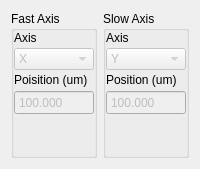
        <widget class="QWidget" name="tab_9">
         <attribute name="title">
          <string>NanoStage Settings</string>
         </attribute>
         <layout class="QHBoxLayout" name="horizontalLayout_9">
          <item>
           <widget class="QGroupBox" name="groupBox">
            <property name="title">
             <string>Fast Axis</string>
            </property>
            <layout class="QVBoxLayout" name="verticalLayout_2">
             <property name="spacing">
              <number>0</number>
             </property>
             <property name="leftMargin">
              <number>0</number>
             </property>
             <property name="topMargin">
              <number>0</number>
             </property>
             <property name="rightMargin">
              <number>0</number>
             </property>
             <property name="bottomMargin">
              <number>0</number>
             </property>
             <item>
              <layout class="QVBoxLayout" name="verticalLayout">
               <property name="spacing">
                <number>3</number>
               </property>
               <item>
                <widget class="QLabel" name="label_4">
                 <property name="text">
                  <string>Axis</string>
                 </property>
                </widget>
               </item>
               <item>
                <widget class="QComboBox" name="comboBoxFast">
                 <property name="enabled">
                  <bool>false</bool>
                 </property>
                 <item>
                  <property name="text">
                   <string>X</string>
                  </property>
                 </item>
                 <item>
                  <property name="text">
                   <string>Y</string>
                  </property>
                 </item>
                 <item>
                  <property name="text">
                   <string>Z</string>
                  </property>
                 </item>
                </widget>
               </item>
               <item>
                <widget class="QLabel" name="label">
                 <property name="text">
                  <string>Poisition (um)</string>
                 </property>
                </widget>
               </item>
               <item>
                <widget class="QDoubleSpinBox" name="spinBoxXPosition">
                 <property name="enabled">
                  <bool>false</bool>
                 </property>
                 <property name="minimumSize">
                  <size>
                   <width>75</width>
                   <height>25</height>
                  </size>
                 </property>
                 <property name="maximumSize">
                  <size>
                   <width>200</width>
                   <height>40</height>
                  </size>
                 </property>
                 <property name="styleSheet">
                  <string notr="true">font: 11pt &quot;Arial&quot;;</string>
                 </property>
                 <property name="readOnly">
                  <bool>false</bool>
                 </property>
                 <property name="buttonSymbols">
                  <enum>QAbstractSpinBox::NoButtons</enum>
                 </property>
                 <property name="decimals">
                  <number>3</number>
                 </property>
                 <property name="minimum">
                  <double>-1.000000000000000</double>
                 </property>
                 <property name="maximum">
                  <double>201.000000000000000</double>
                 </property>
                 <property name="value">
                  <double>100.000000000000000</double>
                 </property>
                </widget>
               </item>
               <item>
                <spacer name="verticalSpacer_2">
                 <property name="orientation">
                  <enum>Qt::Vertical</enum>
                 </property>
                 <property name="sizeHint" stdset="0">
                  <size>
                   <width>20</width>
                   <height>40</height>
                  </size>
                 </property>
                </spacer>
               </item>
              </layout>
             </item>
            </layout>
           </widget>
          </item>
          <item>
           <widget class="QGroupBox" name="groupBox_2">
            <property name="title">
             <string>Slow Axis</string>
            </property>
            <layout class="QVBoxLayout" name="verticalLayout_6">
             <property name="spacing">
              <number>0</number>
             </property>
             <property name="leftMargin">
              <number>0</number>
             </property>
             <property name="topMargin">
              <number>0</number>
             </property>
             <property name="rightMargin">
              <number>0</number>
             </property>
             <property name="bottomMargin">
              <number>0</number>
             </property>
             <item>
              <layout class="QVBoxLayout" name="verticalLayout_5">
               <property name="spacing">
                <number>3</number>
               </property>
               <item>
                <widget class="QLabel" name="label_5">
                 <property name="text">
                  <string>Axis</string>
                 </property>
                </widget>
               </item>
               <item>
                <widget class="QComboBox" name="comboBoxSlow">
                 <property name="enabled">
                  <bool>false</bool>
                 </property>
                 <property name="currentIndex">
                  <number>1</number>
                 </property>
                 <item>
                  <property name="text">
                   <string>X</string>
                  </property>
                 </item>
                 <item>
                  <property name="text">
                   <string>Y</string>
                  </property>
                 </item>
                 <item>
                  <property name="text">
                   <string>Z</string>
                  </property>
                 </item>
                </widget>
               </item>
               <item>
                <widget class="QLabel" name="label_6">
                 <property name="text">
                  <string>Position (um)</string>
                 </property>
                </widget>
               </item>
               <item>
                <widget class="QDoubleSpinBox" name="spinBoxYPosition">
                 <property name="enabled">
                  <bool>false</bool>
                 </property>
                 <property name="minimumSize">
                  <size>
                   <width>75</width>
                   <height>25</height>
                  </size>
                 </property>
                 <property name="maximumSize">
                  <size>
                   <width>200</width>
                   <height>40</height>
                  </size>
                 </property>
                 <property name="styleSheet">
                  <string notr="true">font: 11pt &quot;Arial&quot;;</string>
                 </property>
                 <property name="readOnly">
                  <bool>false</bool>
                 </property>
                 <property name="buttonSymbols">
                  <enum>QAbstractSpinBox::NoButtons</enum>
                 </property>
                 <property name="decimals">
                  <number>3</number>
                 </property>
                 <property name="minimum">
                  <double>-1.000000000000000</double>
                 </property>
                 <property name="maximum">
                  <double>201.000000000000000</double>
                 </property>
                 <property name="value">
                  <double>100.000000000000000</double>
                 </property>
                </widget>
               </item>
               <item>
                <spacer name="verticalSpacer_3">
                 <property name="orientation">
                  <enum>Qt::Vertical</enum>
                 </property>
                 <property name="sizeHint" stdset="0">
                  <size>
                   <width>20</width>
                   <height>40</height>
                  </size>
                 </property>
                </spacer>
               </item>
              </layout>
             </item>
            </layout>
           </widget>
          </item>
         </layout>
        </widget>
